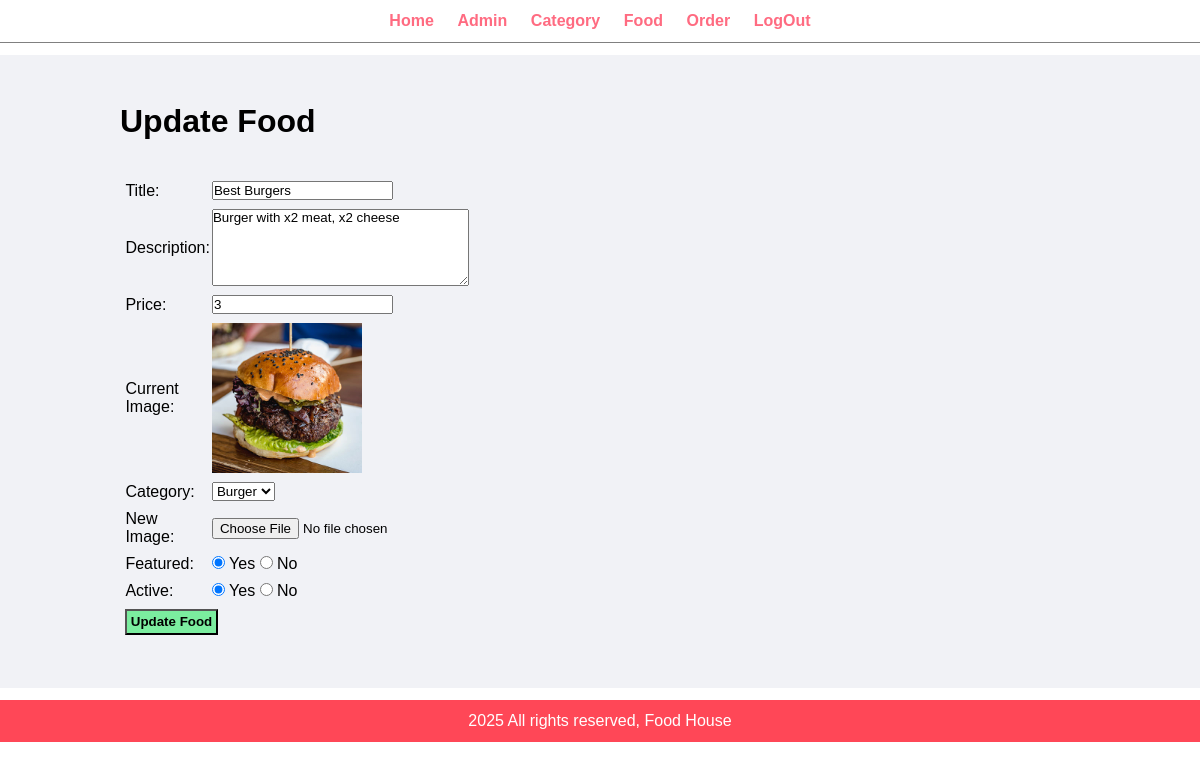
Screenshot of /admin/update-food.php?id=4 (signed in) with the database file from the repository.
### tables this page shows
CREATE TABLE `tbl_food` (
  `id` int(10) UNSIGNED NOT NULL,
  `title` varchar(100) NOT NULL,
  `description` text NOT NULL,
  `price` decimal(10,0) NOT NULL,
  `image_name` varchar(255) NOT NULL,
  `category_id` int(11) UNSIGNED NOT NULL,
  `featured` varchar(10) NOT NULL,
  `active` varchar(10) NOT NULL
);

CREATE TABLE `tbl_category` (
  `id` int(10) UNSIGNED NOT NULL,
  `title` varchar(100) NOT NULL,
  `image_name` varchar(255) NOT NULL,
  `featured` varchar(10) NOT NULL,
  `active` varchar(10) NOT NULL
);

### admin/update-food.php (the view, shortened to what this page needs)
<?php include('partials/menu.php'); ?>
<div class="main-content">
    <div class="wrapper">
        <h1>Update Food</h1>
        <br><br>
        <?php
        if (isset($_GET['id'])) {
            $id = $_GET['id'];
            $sql2 = "SELECT * FROM tbl_food WHERE id=$id";
            $res2 = mysqli_query($conn, $sql2);
            if (mysqli_num_rows($res2) > 0) {
                $row2 = mysqli_fetch_assoc($res2);
                $title = $row2['title'];
                $description = $row2['description'];
                $price = $row2['price'];
                $current_image = $row2['image_name'];
                $current_category = $row2['category_id'];
                $featured = $row2['featured'];
                $active = $row2['active'];
            } else {
                $_SESSION['error'] = "<div class='error'>Food not found.</div>";
                header('location:'.SITEURL.'admin/manage-food.php');
                exit();
            }
        } else {
            header('location:'.SITEURL.'admin/manage-food.php');
            exit();
        }
        ?>
        <form action="" method="POST" enctype="multipart/form-data">
            <table class="tbl-30">
                <tr>
                    <td>Title: </td>
                    <td><input type="text" name="title" value="<?php echo $title; ?>"></td>
                </tr>
                <tr>
                    <td>Description: </td>
                    <td><textarea name="description" cols="30" rows="5"><?php echo $description; ?></textarea></td>
                </tr>
                <tr>
                    <td>Price: </td>
                    <td><input type="number" name="price" value="<?php echo $price; ?>"></td>
                </tr>
                <tr>
                    <td>Current Image: </td>
                    <td>
                        <?php
                        if ($current_image != "") {
                            echo "<img src='".SITEURL."images/food/".$current_image."' width='150px'>";
                        } else {
                            echo "<div class='error'>Image Not Added.</div>";
                        }
                        ?>
                    </td>
                </tr>
                <tr>
                    <td>Category: </td>
                    <td>
                        <select name="category">
                            <?php
                            $sql = "SELECT * FROM tbl_category WHERE active='Yes'";
                            $res = mysqli_query($conn, $sql);
                            $count = mysqli_num_rows($res);
                            if ($count > 0) {
                                while ($row = mysqli_fetch_assoc($res)) {
                                    $category_id = $row['id'];
                                    $category_title = $row['title'];
                                    ?>
                                    <option <?php if ($current_category == $category_id) {echo "selected";} ?> value="<?php echo $category_id; ?>"><?php echo $category_title; ?></option>
                                    <?php
                                }
                            } else {
                                echo "<option value='0'>Category Not Available.</option>";
                            }
                            ?>
                        </select>
                    </td>
                </tr>
                <tr>
                    <td>New Image: </td>
                    <td><input type="file" name="image"></td>
                </tr>
                <tr>
                    <td>Featured: </td>
                    <td>
                        <input <?php if ($featured == "Yes") {echo "checked";} ?> type="radio" name="featured" value="Yes"> Yes
                        <input <?php if ($featured == "No") {echo "checked";} ?> type="radio" name="featured" value="No"> No
                    </td>
                </tr>
                <tr>
                    <td>Active: </td>
                    <td>
                        <input <?php if ($active == "Yes") {echo "checked";} ?> type="radio" name="active" value="Yes"> Yes
                        <input <?php if ($active == "No") {echo "checked";} ?> type="radio" name="active" value="No"> No
                    </td>
                </tr>
                <tr>
                    <td colspan="2">
                        <input type="submit" name="submit" value="Update Food" class="btn-secondary">
                    </td>
                </tr>
            </table>
        </form>
    </div>
</div>
<?php include('partials/footer.php'); ?>

### css/admin.css (style rules this page uses)
* { margin: 0; padding: 0; font-family: Arial, Helvetica, sans-serif; }
.wrapper { padding: 1%; width: 80%; margin: 0 auto; }
.tbl-30 { width: 30%; }
table tr td { padding: 1%; }
.btn-secondary { background-color: #7bed9f; padding: 1%; color: black; text-decoration: none; font-weight: bold; }
.main-content { margin: 1% 0; background-color: #f1f2f6; padding: 3% 0; }

### rows the page displays
tbl_food: title "Best Burgers", description "Burger with x2 meat, x2 cheese", price "3", image_name (picture), category "Burger", featured "☑", active "☑"
